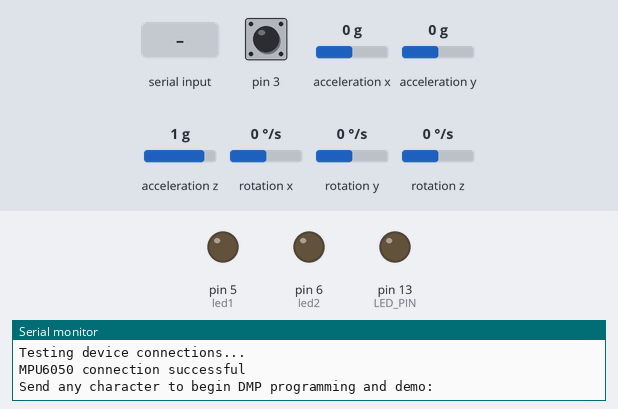
Simulated run of this sketch. Board: Arduino Leonardo, built with avr-gcc and run on an emulated ATmega32U4. On the bench: output pins drawn as LEDs (lit = HIGH), the last lines printed to the serial monitor. Dashed ring = blinking. Inputs (shaded band) come from the test bench; at power-on: rotation z 0 °/s, acceleration x 0 g, acceleration y 0 g, pin 3 HIGH, acceleration z 1 g, rotation x 0 °/s, rotation y 0 °/s. The sensor or clock chip raises its interrupt line as the real part does.

Above: at 0.8 s.
0.9 s: "1\n" received over Serial
At 1.87 s:
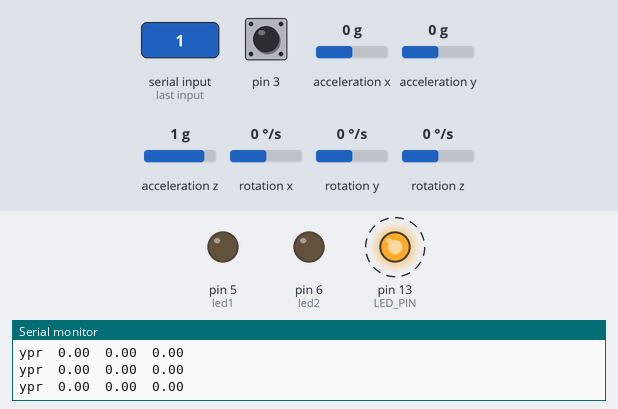
3.9 s: rotation z set to 192 °/s
6.9 s: acceleration x set to 0.8 g
9.9 s: acceleration y set to 0.8 g
Timing chart, 0 to 19.9 s (numbered marks = the images above; inputs shaded):
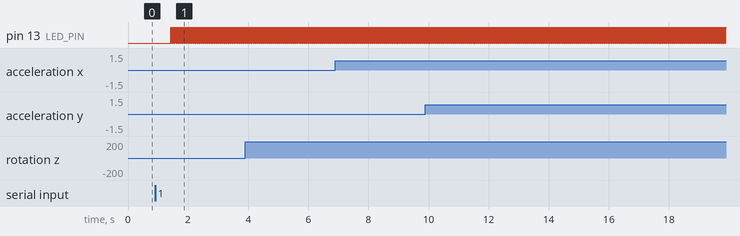

Measured:
- after the input at 0.9 s, pin 13 (LED_PIN): alternates HIGH for 0.01 s and LOW for 0.01 s, starting after 0.52 s

The sketch:

accelerometer_46.ino
```cpp
// I2C device class (I2Cdev) demonstration Arduino sketch for MPU6050 class using DMP (MotionApps v2.0)
// 6/21/2012 by Jeff Rowberg <jeff@rowberg.net>
// Updates should (hopefully) always be available at https://github.com/jrowberg/i2cdevlib
//
// Changelog:
//      2013-05-08 - added seamless Fastwire support
//                 - added note about gyro calibration
//      2012-06-21 - added note about Arduino 1.0.1 + Leonardo compatibility error
//      2012-06-20 - improved FIFO overflow handling and simplified read process
//      2012-06-19 - completely rearranged DMP initialization code and simplification
//      2012-06-13 - pull gyro and accel data from FIFO packet instead of reading directly
//      2012-06-09 - fix broken FIFO read sequence and change interrupt detection to RISING
//      2012-06-05 - add gravity-compensated initial reference frame acceleration output
//                 - add 3D math helper file to DMP6 example sketch
//                 - add Euler output and Yaw/Pitch/Roll output formats
//      2012-06-04 - remove accel offset clearing for better results (thanks Sungon Lee)
//      2012-06-01 - fixed gyro sensitivity to be 2000 deg/sec instead of 250
//      2012-05-30 - basic DMP initialization working

/* ============================================
I2Cdev device library code is placed under the MIT license
Copyright (c) 2012 Jeff Rowberg

Permission is hereby granted, free of charge, to any person obtaining a copy
of this software and associated documentation files (the "Software"), to deal
in the Software without restriction, including without limitation the rights
to use, copy, modify, merge, publish, distribute, sublicense, and/or sell
copies of the Software, and to permit persons to whom the Software is
furnished to do so, subject to the following conditions:

The above copyright notice and this permission notice shall be included in
all copies or substantial portions of the Software.

THE SOFTWARE IS PROVIDED "AS IS", WITHOUT WARRANTY OF ANY KIND, EXPRESS OR
IMPLIED, INCLUDING BUT NOT LIMITED TO THE WARRANTIES OF MERCHANTABILITY,
FITNESS FOR A PARTICULAR PURPOSE AND NONINFRINGEMENT. IN NO EVENT SHALL THE
AUTHORS OR COPYRIGHT HOLDERS BE LIABLE FOR ANY CLAIM, DAMAGES OR OTHER
LIABILITY, WHETHER IN AN ACTION OF CONTRACT, TORT OR OTHERWISE, ARISING FROM,
OUT OF OR IN CONNECTION WITH THE SOFTWARE OR THE USE OR OTHER DEALINGS IN
THE SOFTWARE.
===============================================
*/

// I2Cdev and MPU6050 must be installed as libraries, or else the .cpp/.h files
// for both classes must be in the include path of your project
#include "I2Cdev.h"

#include "MPU6050_6Axis_MotionApps20.h"
//#include "MPU6050.h" // not necessary if using MotionApps include file

// Arduino Wire library is required if I2Cdev I2CDEV_ARDUINO_WIRE implementation
// is used in I2Cdev.h
#if I2CDEV_IMPLEMENTATION == I2CDEV_ARDUINO_WIRE
    #include "Wire.h"
#endif

// class default I2C address is 0x68
// specific I2C addresses may be passed as a parameter here
// AD0 low = 0x68 (default for SparkFun breakout and InvenSense evaluation board)
// AD0 high = 0x69
MPU6050 mpu;
//MPU6050 mpu(0x69); // <-- use for AD0 high

/* =========================================================================
   NOTE: In addition to connection 3.3v, GND, SDA, and SCL, this sketch
   depends on the MPU-6050's INT pin being connected to the Arduino's
   external interrupt #0 pin. On the Arduino Uno and Mega 2560, this is
   digital I/O pin 2.
 * ========================================================================= */

/* =========================================================================
   NOTE: Arduino v1.0.1 with the Leonardo board generates a compile error
   when using Serial.write(buf, len). The Teapot output uses this method.
   The solution requires a modification to the Arduino USBAPI.h file, which
   is fortunately simple, but annoying. This will be fixed in the next IDE
   release. For more info, see these links:

   http://arduino.cc/forum/index.php/topic,109987.0.html
   http://code.google.com/p/arduino/issues/detail?id=958
 * ========================================================================= */


// uncomment "OUTPUT_READABLE_QUATERNION" if you want to see the actual
// quaternion components in a [w, x, y, z] format (not best for parsing
// on a remote host such as Processing or something though)
//#define OUTPUT_READABLE_QUATERNION

// uncomment "OUTPUT_READABLE_EULER" if you want to see Euler angles
// (in degrees) calculated from the quaternions coming from the FIFO.
// Note that Euler angles suffer from gimbal lock (for more info, see
// http://en.wikipedia.org/wiki/Gimbal_lock)
//#define OUTPUT_READABLE_EULER

// uncomment "OUTPUT_READABLE_YAWPITCHROLL" if you want to see the yaw/
// pitch/roll angles (in degrees) calculated from the quaternions coming
// from the FIFO. Note this also requires gravity vector calculations.
// Also note that yaw/pitch/roll angles suffer from gimbal lock (for
// more info, see: http://en.wikipedia.org/wiki/Gimbal_lock)
#define OUTPUT_READABLE_YAWPITCHROLL

// uncomment "OUTPUT_READABLE_REALACCEL" if you want to see acceleration
// components with gravity removed. This acceleration reference frame is
// not compensated for orientation, so +X is always +X according to the
// sensor, just without the effects of gravity. If you want acceleration
// compensated for orientation, us OUTPUT_READABLE_WORLDACCEL instead.
//#define OUTPUT_READABLE_REALACCEL

// uncomment "OUTPUT_READABLE_WORLDACCEL" if you want to see acceleration
// components with gravity removed and adjusted for the world frame of
// reference (yaw is relative to initial orientation, since no magnetometer
// is present in this case). Could be quite handy in some cases.
//#define OUTPUT_READABLE_WORLDACCEL

// uncomment "OUTPUT_TEAPOT" if you want output that matches the
// format used for the InvenSense teapot demo
//#define OUTPUT_TEAPOT


#define LED_PIN 13 // (Arduino is 13, Teensy is 11, Teensy++ is 6)
bool blinkState = false;

// MPU control/status vars
bool dmpReady = false;  // set true if DMP init was successful
uint8_t mpuIntStatus;   // holds actual interrupt status byte from MPU
uint8_t devStatus;      // return status after each device operation (0 = success, !0 = error)
uint16_t packetSize;    // expected DMP packet size (default is 42 bytes)
uint16_t fifoCount;     // count of all bytes currently in FIFO
uint8_t fifoBuffer[64]; // FIFO storage buffer

// orientation/motion vars
Quaternion q;           // [w, x, y, z]         quaternion container
VectorInt16 aa;         // [x, y, z]            accel sensor measurements
VectorInt16 aaReal;     // [x, y, z]            gravity-free accel sensor measurements
VectorInt16 aaWorld;    // [x, y, z]            world-frame accel sensor measurements
VectorFloat gravity;    // [x, y, z]            gravity vector
float euler[3];         // [psi, theta, phi]    Euler angle container
float ypr[3];           // [yaw, pitch, roll]   yaw/pitch/roll container and gravity vector
float x = 0, y = 0, z = 0;
int led1 = 5;
int led2 = 6;
int on = 0, flag1 = 0, flag2 = 0, flag3 = 0;
//int off = 1;

// packet structure for InvenSense teapot demo
uint8_t teapotPacket[14] = { '$', 0x02, 0,0, 0,0, 0,0, 0,0, 0x00, 0x00, '\r', '\n' };


// ================================================================
// ===               INTERRUPT DETECTION ROUTINE                ===
// ================================================================

volatile bool mpuInterrupt = false;     // indicates whether MPU interrupt pin has gone high
void dmpDataReady() {
    mpuInterrupt = true;
}


// ================================================================
// ===                      INITIAL SETUP                       ===
// ================================================================


void setup() {
    // join I2C bus (I2Cdev library doesn't do this automatically)
    #if I2CDEV_IMPLEMENTATION == I2CDEV_ARDUINO_WIRE
        Wire.begin();
        TWBR = 24; // 400kHz I2C clock (200kHz if CPU is 8MHz)
    #elif I2CDEV_IMPLEMENTATION == I2CDEV_BUILTIN_FASTWIRE
        Fastwire::setup(400, true);
    #endif

    // initialize serial communication
    // (115200 chosen because it is required for Teapot Demo output, but it's
    // really up to you depending on your project)
    Serial.begin(115200);
    while (!Serial); // wait for Leonardo enumeration, others continue immediately

    // NOTE: 8MHz or slower host processors, like the Teensy @ 3.3v or Ardunio
    // Pro Mini running at 3.3v, cannot handle this baud rate reliably due to
    // the baud timing being too misaligned with processor ticks. You must use
    // 38400 or slower in these cases, or use some kind of external separate
    // crystal solution for the UART timer.

    // initialize device
    Serial.println(F("Initializing I2C devices..."));
    mpu.initialize();

    // verify connection
    Serial.println(F("Testing device connections..."));
    Serial.println(mpu.testConnection() ? F("MPU6050 connection successful") : F("MPU6050 connection failed"));

    // wait for ready
    Serial.println(F("\nSend any character to begin DMP programming and demo: "));
    while (Serial.available() && Serial.read()); // empty buffer
    while (!Serial.available());                 // wait for data
    while (Serial.available() && Serial.read()); // empty buffer again

    // load and configure the DMP
    Serial.println(F("Initializing DMP..."));
    devStatus = mpu.dmpInitialize();

    // supply your own gyro offsets here, scaled for min sensitivity
    mpu.setXGyroOffset(220);
    mpu.setYGyroOffset(76);
    mpu.setZGyroOffset(-85);
    mpu.setZAccelOffset(1788); // 1688 factory default for my test chip

    // make sure it worked (returns 0 if so)
    if (devStatus == 0) {
        // turn on the DMP, now that it's ready
        Serial.println(F("Enabling DMP..."));
        mpu.setDMPEnabled(true);

        // enable Arduino interrupt detection
        Serial.println(F("Enabling interrupt detection (Arduino external interrupt 0)..."));
        attachInterrupt(0, dmpDataReady, RISING);
        mpuIntStatus = mpu.getIntStatus();

        // set our DMP Ready flag so the main loop() function knows it's okay to use it
        Serial.println(F("DMP ready! Waiting for first interrupt..."));
        dmpReady = true;

        // get expected DMP packet size for later comparison
        packetSize = mpu.dmpGetFIFOPacketSize();
    } else {
        // ERROR!
        // 1 = initial memory load failed
        // 2 = DMP configuration updates failed
        // (if it's going to break, usually the code will be 1)
        Serial.print(F("DMP Initialization failed (code "));
        Serial.print(devStatus);
        Serial.println(F(")"));
    }

    // configure LED for output
    pinMode(LED_PIN, OUTPUT);
    pinMode(led1, OUTPUT);
    pinMode(led2, OUTPUT);
}


// ================================================================
// ===                    MAIN PROGRAM LOOP                     ===
// ================================================================


void loop() {
    // if programming failed, don't try to do anything
    if (!dmpReady) return;

    // wait for MPU interrupt or extra packet(s) available
    while (!mpuInterrupt && fifoCount < packetSize) {

        if (y >= 50) {
          on = 1;
          flag1 = 0;
          flag2 = 0;
          flag3 = 0;
        }
        if (y <= -50) {
          flag1 = 1;
        }
        if (y >= 0 && flag1 == 1) {
          flag2 = 1;
        }
        if (y <= -50 && flag2 == 1) {
          on = 0;
          flag1 = 0;
          flag2 = 0;
          flag3 = 0;
        }

        if (on == 1) {
          if (z >= 5) {
            flag3 = 1;
          } else {
            if (z <= -5) {
              flag3 = 2;
            }
          }
        }

        if (on == 1) {
          if (flag3 == 0) {
            digitalWrite(led1, HIGH);
            digitalWrite(led2, HIGH);
          } else if (flag3 == 1) {
            digitalWrite(led1, HIGH);
            digitalWrite(led2, LOW);
          } else {
            if (flag3 == 2) {
              digitalWrite(led1, LOW);
              digitalWrite(led2, HIGH);
            }
          }
        } else {
          digitalWrite(led1, LOW);
          digitalWrite(led2, LOW);
        }

//        if (on == 1) {
//          if (z >= 5) {
//            flag3 = 1;
//          } else {
//            if (z <= -5) {
//              flag3 = 2;
//            }
//          }
//        }

    }

    // reset interrupt flag and get INT_STATUS byte
    mpuInterrupt = false;
    mpuIntStatus = mpu.getIntStatus();

    // get current FIFO count
    fifoCount = mpu.getFIFOCount();

    // check for overflow (this should never happen unless our code is too inefficient)
    if ((mpuIntStatus & 0x10) || fifoCount == 1024) {
        // reset so we can continue cleanly
        mpu.resetFIFO();
        Serial.println(F("FIFO overflow!"));

    // otherwise, check for DMP data ready interrupt (this should happen frequently)
    } else if (mpuIntStatus & 0x02) {
        // wait for correct available data length, should be a VERY short wait
        while (fifoCount < packetSize) fifoCount = mpu.getFIFOCount();

        // read a packet from FIFO
        mpu.getFIFOBytes(fifoBuffer, packetSize);

        // track FIFO count here in case there is > 1 packet available
        // (this lets us immediately read more without waiting for an interrupt)
        fifoCount -= packetSize;

        #ifdef OUTPUT_READABLE_QUATERNION
            // display quaternion values in easy matrix form: w x y z
            mpu.dmpGetQuaternion(&q, fifoBuffer);
            Serial.print("quat\t");
            Serial.print(q.w);
            Serial.print("\t");
            Serial.print(q.x);
            Serial.print("\t");
            Serial.print(q.y);
            Serial.print("\t");
            Serial.println(q.z);
        #endif

        #ifdef OUTPUT_READABLE_EULER
            // display Euler angles in degrees
            mpu.dmpGetQuaternion(&q, fifoBuffer);
            mpu.dmpGetEuler(euler, &q);
            Serial.print("euler\t");
            Serial.print(euler[0] * 180/M_PI);
            Serial.print("\t");
            Serial.print(euler[1] * 180/M_PI);
            Serial.print("\t");
            Serial.println(euler[2] * 180/M_PI);
        #endif

        #ifdef OUTPUT_READABLE_YAWPITCHROLL
            // display Euler angles in degrees
            mpu.dmpGetQuaternion(&q, fifoBuffer);
            mpu.dmpGetGravity(&gravity, &q);
            mpu.dmpGetYawPitchRoll(ypr, &q, &gravity);
            x = ypr[0] * 180/M_PI;
            y = ypr[1] * 180/M_PI;
            z = ypr[2] * 180/M_PI;
            Serial.print("ypr\t");
            Serial.print(ypr[0] * 180/M_PI);
            Serial.print("\t");
            Serial.print(ypr[1] * 180/M_PI);
            Serial.print("\t");
            Serial.println(ypr[2] * 180/M_PI);
        #endif

        #ifdef OUTPUT_READABLE_REALACCEL
            // display real acceleration, adjusted to remove gravity
            mpu.dmpGetQuaternion(&q, fifoBuffer);
            mpu.dmpGetAccel(&aa, fifoBuffer);
            mpu.dmpGetGravity(&gravity, &q);
            mpu.dmpGetLinearAccel(&aaReal, &aa, &gravity);
            Serial.print("areal\t");
            Serial.print(aaReal.x);
            Serial.print("\t");
            Serial.print(aaReal.y);
            Serial.print("\t");
            Serial.println(aaReal.z);
        #endif

        #ifdef OUTPUT_READABLE_WORLDACCEL
            // display initial world-frame acceleration, adjusted to remove gravity
            // and rotated based on known orientation from quaternion
            mpu.dmpGetQuaternion(&q, fifoBuffer);
            mpu.dmpGetAccel(&aa, fifoBuffer);
            mpu.dmpGetGravity(&gravity, &q);
            mpu.dmpGetLinearAccel(&aaReal, &aa, &gravity);
            mpu.dmpGetLinearAccelInWorld(&aaWorld, &aaReal, &q);
            Serial.print("aworld\t");
            Serial.print(aaWorld.x);
            Serial.print("\t");
            Serial.print(aaWorld.y);
            Serial.print("\t");
            Serial.println(aaWorld.z);
        #endif

        #ifdef OUTPUT_TEAPOT
            // display quaternion values in InvenSense Teapot demo format:
            teapotPacket[2] = fifoBuffer[0];
            teapotPacket[3] = fifoBuffer[1];
            teapotPacket[4] = fifoBuffer[4];
            teapotPacket[5] = fifoBuffer[5];
            teapotPacket[6] = fifoBuffer[8];
            teapotPacket[7] = fifoBuffer[9];
            teapotPacket[8] = fifoBuffer[12];
            teapotPacket[9] = fifoBuffer[13];
            Serial.write(teapotPacket, 14);
            teapotPacket[11]++; // packetCount, loops at 0xFF on purpose
        #endif

        // blink LED to indicate activity
        blinkState = !blinkState;
        digitalWrite(LED_PIN, blinkState);
    }
}
```
